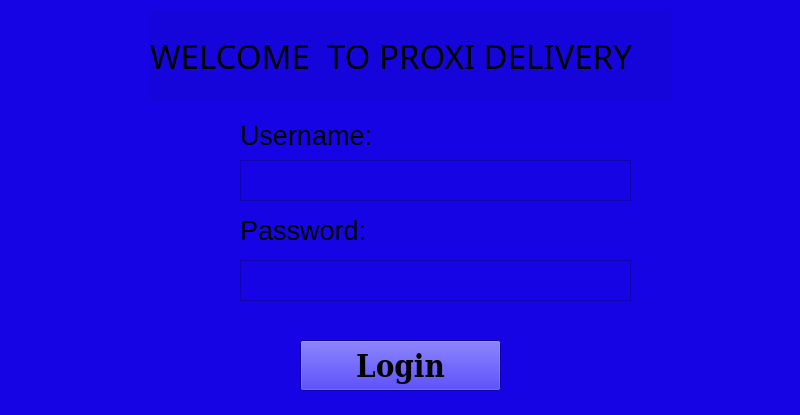
<?xml version="1.0" encoding="UTF-8"?>
<ui version="4.0">
 <class>Welcome</class>
 <widget class="QMainWindow" name="Welcome">
  <property name="windowModality">
   <enum>Qt::ApplicationModal</enum>
  </property>
  <property name="geometry">
   <rect>
    <x>0</x>
    <y>0</y>
    <width>800</width>
    <height>415</height>
   </rect>
  </property>
  <property name="windowTitle">
   <string>MainWindow</string>
  </property>
  <property name="autoFillBackground">
   <bool>false</bool>
  </property>
  <property name="styleSheet">
   <string notr="true">background-color: rgb(22, 4, 228)</string>
  </property>
  <widget class="QWidget" name="centralwidget">
   <widget class="QLabel" name="label">
    <property name="geometry">
     <rect>
      <x>240</x>
      <y>120</y>
      <width>161</width>
      <height>31</height>
     </rect>
    </property>
    <property name="font">
     <font>
      <pointsize>20</pointsize>
     </font>
    </property>
    <property name="text">
     <string>Username:</string>
    </property>
   </widget>
   <widget class="QLabel" name="label_2">
    <property name="geometry">
     <rect>
      <x>240</x>
      <y>210</y>
      <width>151</width>
      <height>41</height>
     </rect>
    </property>
    <property name="font">
     <font>
      <pointsize>20</pointsize>
     </font>
    </property>
    <property name="text">
     <string>Password:</string>
    </property>
   </widget>
   <widget class="QLabel" name="welcome">
    <property name="geometry">
     <rect>
      <x>150</x>
      <y>10</y>
      <width>521</width>
      <height>91</height>
     </rect>
    </property>
    <property name="sizePolicy">
     <sizepolicy hsizetype="Maximum" vsizetype="Maximum">
      <horstretch>0</horstretch>
      <verstretch>0</verstretch>
     </sizepolicy>
    </property>
    <property name="font">
     <font>
      <family>Roboto Slab</family>
      <pointsize>25</pointsize>
     </font>
    </property>
    <property name="mouseTracking">
     <bool>false</bool>
    </property>
    <property name="contextMenuPolicy">
     <enum>Qt::DefaultContextMenu</enum>
    </property>
    <property name="layoutDirection">
     <enum>Qt::LeftToRight</enum>
    </property>
    <property name="autoFillBackground">
     <bool>false</bool>
    </property>
    <property name="styleSheet">
     <string notr="true">background-color: rgba(6, 7, 137, 28);</string>
    </property>
    <property name="text">
     <string>WELCOME  TO PROXI DELIVERY</string>
    </property>
   </widget>
   <widget class="QPushButton" name="login">
    <property name="geometry">
     <rect>
      <x>300</x>
      <y>340</y>
      <width>201</width>
      <height>51</height>
     </rect>
    </property>
    <property name="font">
     <font>
      <family>DejaVu Serif Condensed</family>
      <pointsize>23</pointsize>
      <weight>75</weight>
      <bold>true</bold>
     </font>
    </property>
    <property name="cursor">
     <cursorShape>WaitCursor</cursorShape>
    </property>
    <property name="text">
     <string>Login</string>
    </property>
   </widget>
   <widget class="QTextEdit" name="user">
    <property name="geometry">
     <rect>
      <x>240</x>
      <y>160</y>
      <width>391</width>
      <height>41</height>
     </rect>
    </property>
   </widget>
   <widget class="QTextEdit" name="Pass">
    <property name="geometry">
     <rect>
      <x>240</x>
      <y>260</y>
      <width>391</width>
      <height>41</height>
     </rect>
    </property>
   </widget>
  </widget>
  <widget class="QStatusBar" name="statusbar"/>
 </widget>
 <resources/>
 <connections/>
</ui>
